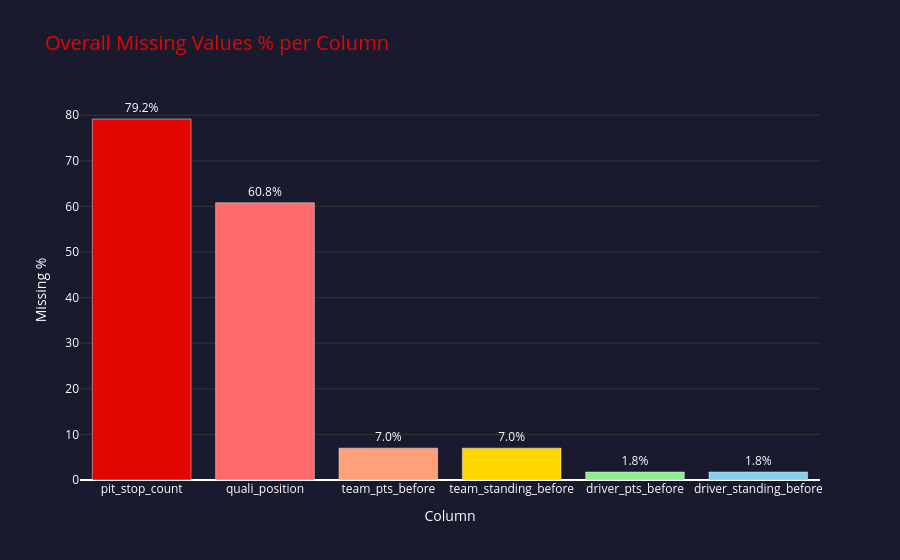
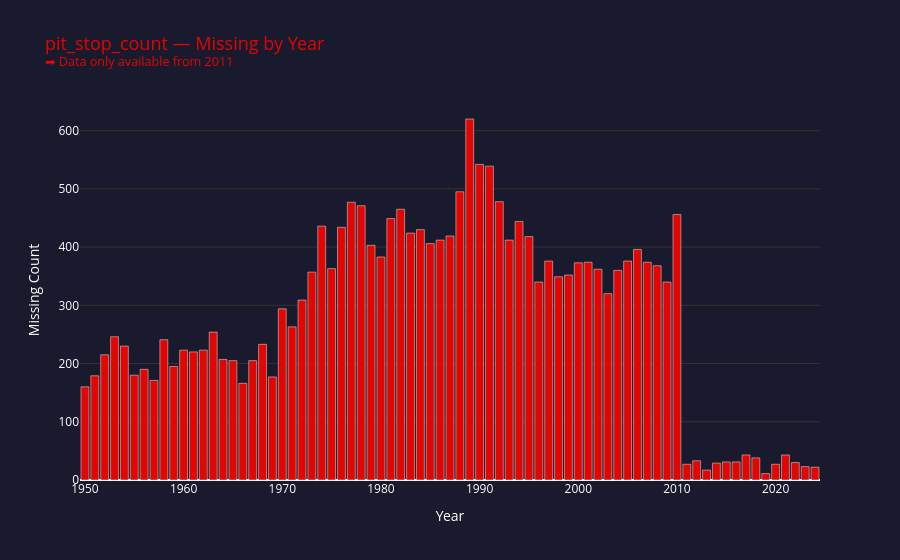
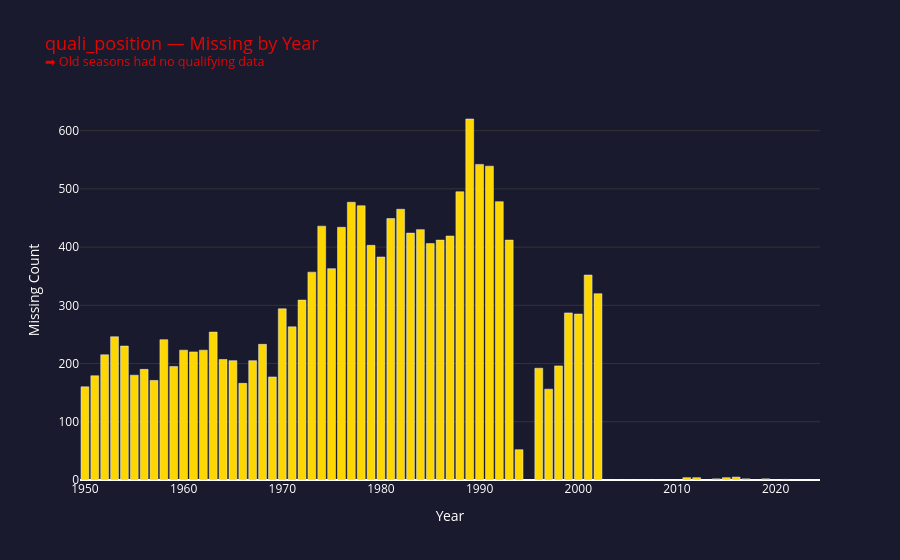
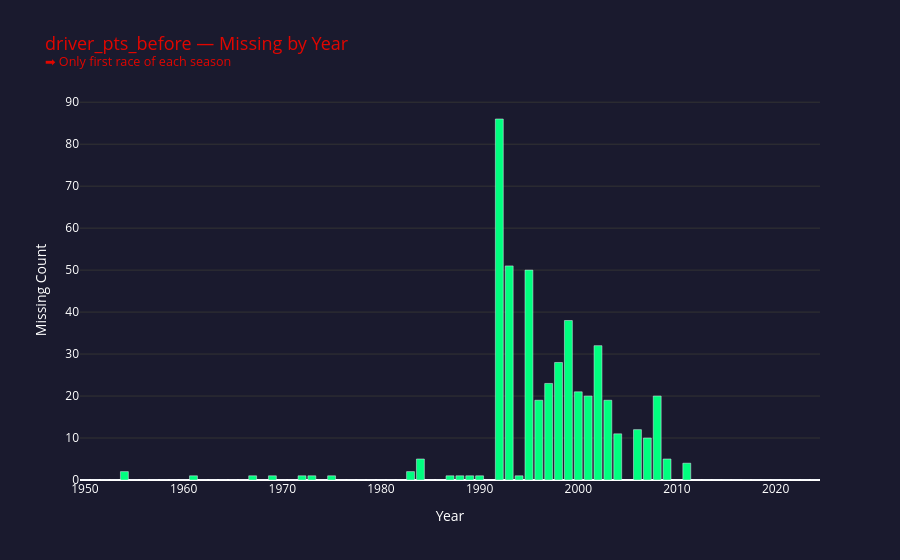

Write notebook code for charts like these, in order.
### Markdown cell above
#  Step 5: Visualizing Missing Values Distribution

Before filling missing values, let's understand:
- Where exactly are the missing values?
- Are they missing because of year (old data)?
- What pattern do they follow?

This will help us decide the best strategy to handle them.

### Code cell
# ── Graph 1: Overall Missing % Bar Chart ─────────────────
fig1 = go.Figure(go.Bar(
    x=null_df.index,
    y=null_df['Missing %'],
    marker_color=['#e10600','#ff6b6b','#ffa07a',
                  '#ffd700','#90EE90','#87CEEB'],
    text=[f'{v:.1f}%' for v in null_df['Missing %']],
    textposition='outside'
))
fig1.update_layout(
    title='Overall Missing Values % per Column',
    paper_bgcolor='#1a1a2e',
    plot_bgcolor='#1a1a2e',
    font=dict(color='white'),
    title_font=dict(color='#e10600', size=20),
    xaxis_title='Column',
    yaxis_title='Missing %',
    yaxis=dict(gridcolor='#333333')
)
fig1.show()

# ── Graph 2: pit_stop_count missing by year ───────────────
pit_by_year = df.groupby('year')['pit_stop_count'].apply(
    lambda x: x.isnull().sum()
).reset_index()
pit_by_year.columns = ['year', 'missing_count']

fig2 = go.Figure(go.Bar(
    x=pit_by_year['year'],
    y=pit_by_year['missing_count'],
    marker_color='#e10600'
))
fig2.update_layout(
    title='pit_stop_count — Missing by Year<br><sup>➡ Data only available from 2011</sup>',
    paper_bgcolor='#1a1a2e',
    plot_bgcolor='#1a1a2e',
    font=dict(color='white'),
    title_font=dict(color='#e10600', size=18),
    xaxis_title='Year',
    yaxis_title='Missing Count',
    yaxis=dict(gridcolor='#333333')
)
fig2.show()

# ── Graph 3: quali_position missing by year ───────────────
quali_by_year = df.groupby('year')['quali_position'].apply(
    lambda x: x.isnull().sum()
).reset_index()
quali_by_year.columns = ['year', 'missing_count']

fig3 = go.Figure(go.Bar(
    x=quali_by_year['year'],
    y=quali_by_year['missing_count'],
    marker_color='#ffd700'
))
fig3.update_layout(
    title='quali_position — Missing by Year<br><sup>➡ Old seasons had no qualifying data</sup>',
    paper_bgcolor='#1a1a2e',
    plot_bgcolor='#1a1a2e',
    font=dict(color='white'),
    title_font=dict(color='#e10600', size=18),
    xaxis_title='Year',
    yaxis_title='Missing Count',
    yaxis=dict(gridcolor='#333333')
)
fig3.show()

# ── Graph 4: driver_pts_before missing by year ────────────
pts_by_year = df.groupby('year')['driver_pts_before'].apply(
    lambda x: x.isnull().sum()
).reset_index()
pts_by_year.columns = ['year', 'missing_count']

fig4 = go.Figure(go.Bar(
    x=pts_by_year['year'],
    y=pts_by_year['missing_count'],
    marker_color='#00ff7f'
))
fig4.update_layout(
    title='driver_pts_before — Missing by Year<br><sup>➡ Only first race of each season</sup>',
    paper_bgcolor='#1a1a2e',
    plot_bgcolor='#1a1a2e',
    font=dict(color='white'),
    title_font=dict(color='#e10600', size=18),
    xaxis_title='Year',
    yaxis_title='Missing Count',
    yaxis=dict(gridcolor='#333333')
)
fig4.show()

# ── Graph 5: Heatmap — missing pattern ───────────────────
missing_by_year = df.groupby('year')[null_df.index.tolist()].apply(
    lambda x: x.isnull().sum()
)

fig5 = go.Figure(go.Heatmap(
    z=missing_by_year.values,
    x=missing_by_year.columns,
    y=missing_by_year.index,
    colorscale=[
        [0, '#1a1a2e'],
        [0.5, '#ffd700'],
        [1, '#e10600']
    ],
    text=missing_by_year.values,
    texttemplate='%{text}',
))
fig5.update_layout(
    title='Missing Values Heatmap — Year vs Column',
    paper_bgcolor='#1a1a2e',
    plot_bgcolor='#1a1a2e',
    font=dict(color='white'),
    title_font=dict(color='#e10600', size=20),
    xaxis_title='Column',
    yaxis_title='Year'
)
fig5.show()

### Figure 1 — Plotly figure (JSON) as saved in the notebook; plotly's stock layout.template omitted (floating-point values rounded to 4 significant figures)
{"data": [{"marker": {"color": ["#e10600", "#ff6b6b", "#ffa07a", "#ffd700", "#90EE90", "#87CEEB"]}, "text": ["79.2%", "60.8%", "7.0%", "7.0%", "1.8%", "1.8%"], "textposition": "outside", "type": "bar", "x": ["pit_stop_count", "quali_position", "team_pts_before", "team_standing_before", "driver_pts_before", "driver_standing_before"], "y": [79.17, 60.78, 6.98, 6.98, 1.75, 1.75]}], "layout": {"font": {"color": "white"}, "paper_bgcolor": "#1a1a2e", "plot_bgcolor": "#1a1a2e", "title": {"font": {"color": "#e10600", "size": 20}, "text": "Overall Missing Values % per Column"}, "xaxis": {"title": {"text": "Column"}}, "yaxis": {"gridcolor": "#333333", "title": {"text": "Missing %"}}}}

### Figure 2 — Plotly figure (JSON) as saved in the notebook; plotly's stock layout.template omitted (floating-point values rounded to 4 significant figures)
{"data": [{"marker": {"color": "#e10600"}, "type": "bar", "x": [1950, 1951, 1952, 1953, 1954, 1955, 1956, 1957, 1958, 1959, 1960, 1961, 1962, 1963, 1964, 1965, 1966, 1967, 1968, 1969, 1970, 1971, 1972, 1973, 1974, 1975, 1976, 1977, 1978, 1979, 1980, 1981, 1982, 1983, 1984, 1985, 1986, 1987, 1988, 1989, 1990, 1991, 1992, 1993, 1994, 1995, 1996, 1997, 1998, 1999, 2000, 2001, 2002, 2003, 2004, 2005, 2006, 2007, 2008, 2009, 2010, 2011, 2012, 2013, 2014, 2015, 2016, 2017, 2018, 2019, 2020, 2021, 2022, 2023, 2024], "y": [160, 179, 215, 246, 230, 180, 190, 171, 241, 195, 223, 220, 223, 254, 207, 205, 166, 205, 233, 177, 294, 263, 309, 357, 436, 363, 434, 477, 471, 403, 383, 449, 465, 424, 430, 406, 412, 419, 495, 620, 542, 539, 478, 412, 444, 418, 340, 376, 349, 352, 373, 374, 362, 320, 360, 376, 396, 374, 368, 340, 456, 27, 33, 17, 29, 31, 31, 43, 38, 11, 27, 43, 30, 23, 22]}], "layout": {"font": {"color": "white"}, "paper_bgcolor": "#1a1a2e", "plot_bgcolor": "#1a1a2e", "title": {"font": {"color": "#e10600", "size": 18}, "text": "pit_stop_count — Missing by Year<br><sup>➡ Data only available from 2011</sup>"}, "xaxis": {"title": {"text": "Year"}}, "yaxis": {"gridcolor": "#333333", "title": {"text": "Missing Count"}}}}

### Figure 3 — Plotly figure (JSON) as saved in the notebook; plotly's stock layout.template omitted (floating-point values rounded to 4 significant figures)
{"data": [{"marker": {"color": "#ffd700"}, "type": "bar", "x": [1950, 1951, 1952, 1953, 1954, 1955, 1956, 1957, 1958, 1959, 1960, 1961, 1962, 1963, 1964, 1965, 1966, 1967, 1968, 1969, 1970, 1971, 1972, 1973, 1974, 1975, 1976, 1977, 1978, 1979, 1980, 1981, 1982, 1983, 1984, 1985, 1986, 1987, 1988, 1989, 1990, 1991, 1992, 1993, 1994, 1995, 1996, 1997, 1998, 1999, 2000, 2001, 2002, 2003, 2004, 2005, 2006, 2007, 2008, 2009, 2010, 2011, 2012, 2013, 2014, 2015, 2016, 2017, 2018, 2019, 2020, 2021, 2022, 2023, 2024], "y": [160, 179, 215, 246, 230, 180, 190, 171, 241, 195, 223, 220, 223, 254, 207, 205, 166, 205, 233, 177, 294, 263, 309, 357, 436, 363, 434, 477, 471, 403, 383, 449, 465, 424, 430, 406, 412, 419, 495, 620, 542, 539, 478, 412, 52, 0, 192, 156, 196, 287, 285, 352, 320, 0, 0, 0, 0, 0, 0, 0, 0, 4, 4, 0, 2, 4, 5, 2, 0, 2, 0, 1, 0, 0, 0]}], "layout": {"font": {"color": "white"}, "paper_bgcolor": "#1a1a2e", "plot_bgcolor": "#1a1a2e", "title": {"font": {"color": "#e10600", "size": 18}, "text": "quali_position — Missing by Year<br><sup>➡ Old seasons had no qualifying data</sup>"}, "xaxis": {"title": {"text": "Year"}}, "yaxis": {"gridcolor": "#333333", "title": {"text": "Missing Count"}}}}

### Figure 4 — Plotly figure (JSON) as saved in the notebook; plotly's stock layout.template omitted (floating-point values rounded to 4 significant figures)
{"data": [{"marker": {"color": "#00ff7f"}, "type": "bar", "x": [1950, 1951, 1952, 1953, 1954, 1955, 1956, 1957, 1958, 1959, 1960, 1961, 1962, 1963, 1964, 1965, 1966, 1967, 1968, 1969, 1970, 1971, 1972, 1973, 1974, 1975, 1976, 1977, 1978, 1979, 1980, 1981, 1982, 1983, 1984, 1985, 1986, 1987, 1988, 1989, 1990, 1991, 1992, 1993, 1994, 1995, 1996, 1997, 1998, 1999, 2000, 2001, 2002, 2003, 2004, 2005, 2006, 2007, 2008, 2009, 2010, 2011, 2012, 2013, 2014, 2015, 2016, 2017, 2018, 2019, 2020, 2021, 2022, 2023, 2024], "y": [0, 0, 0, 0, 2, 0, 0, 0, 0, 0, 0, 1, 0, 0, 0, 0, 0, 1, 0, 1, 0, 0, 1, 1, 0, 1, 0, 0, 0, 0, 0, 0, 0, 2, 5, 0, 0, 1, 1, 1, 1, 0, 86, 51, 1, 50, 19, 23, 28, 38, 21, 20, 32, 19, 11, 0, 12, 10, 20, 5, 0, 4, 0, 0, 0, 0, 0, 0, 0, 0, 0, 0, 0, 0, 0]}], "layout": {"font": {"color": "white"}, "paper_bgcolor": "#1a1a2e", "plot_bgcolor": "#1a1a2e", "title": {"font": {"color": "#e10600", "size": 18}, "text": "driver_pts_before — Missing by Year<br><sup>➡ Only first race of each season</sup>"}, "xaxis": {"title": {"text": "Year"}}, "yaxis": {"gridcolor": "#333333", "title": {"text": "Missing Count"}}}}
